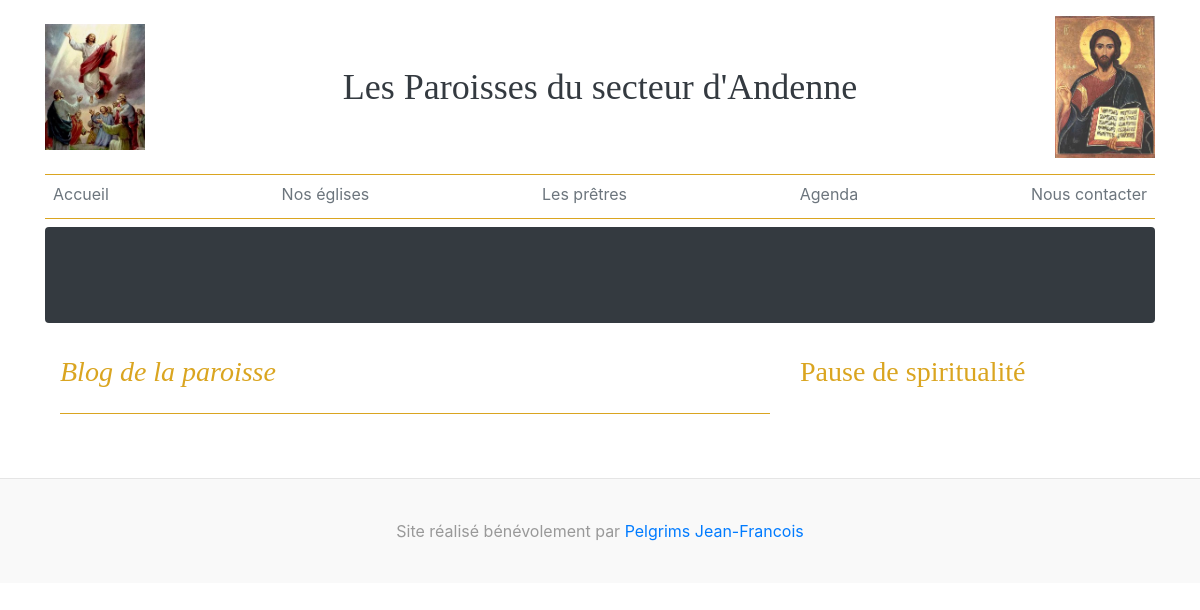
/, run on an earlier commit of the app's database.
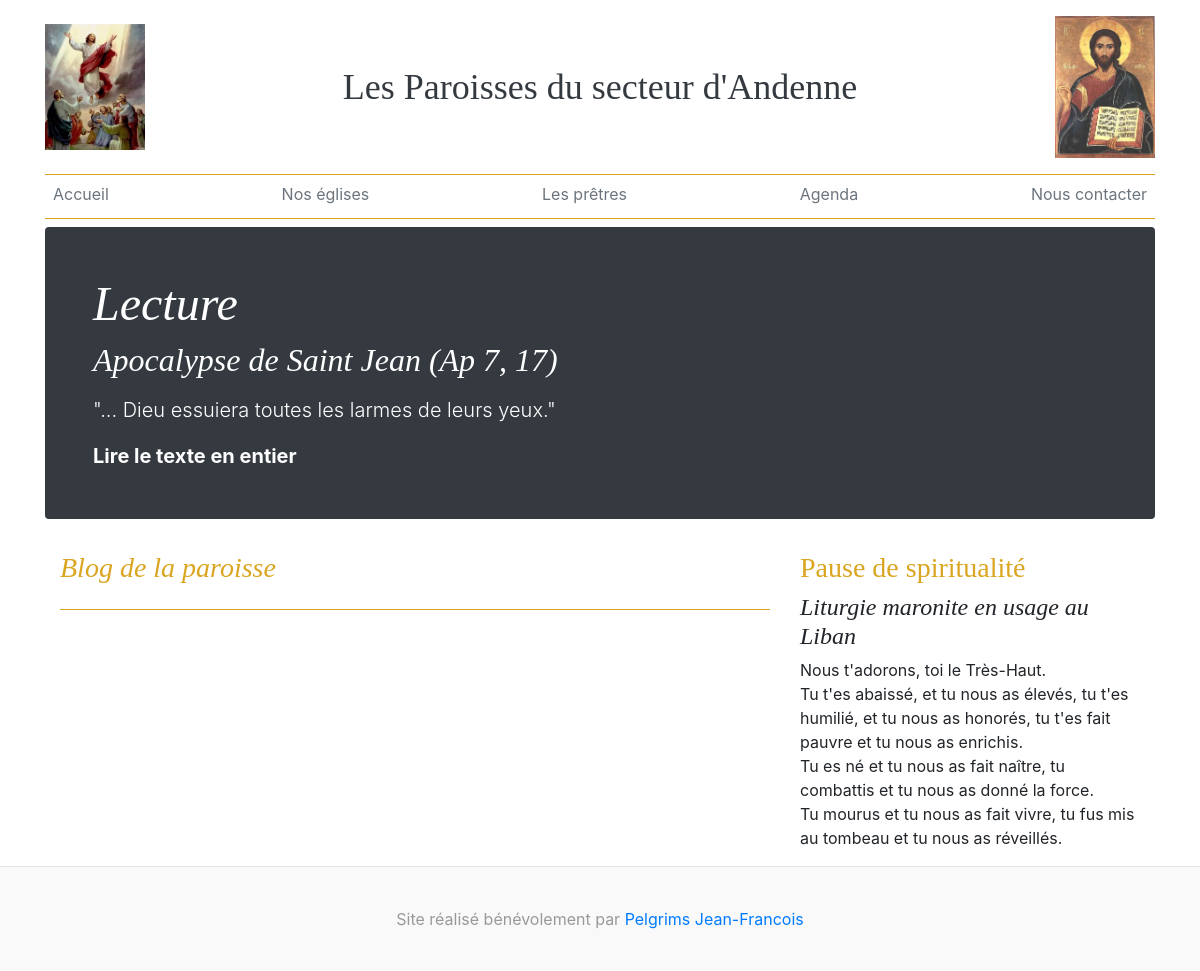
And on a later commit of the database.
### blog/models.py (models this page shows)
class Jumbotron(models.Model):
    extrait = models.CharField(max_length=255, null=False)
    texte = models.TextField(null=False)
    jumbo_url = models.CharField(null=True, max_length=1025)

class Meditation(models.Model):
    titre = models.CharField(max_length=255, null=False)
    texte = models.TextField(null=False)

### blog/views.py (the view)
# urls.py: path('', views.accueil),
def accueil(request):
    jumbotron = Jumbotron.objects.all()
    meditation = Meditation.objects.all()
    blog = Blog.objects.all().order_by('-date_article')[:5]
    context = {
        'jumbotron': jumbotron,
        'meditation': meditation,
        'blog': blog
    }
    return render(
        request,
        'index.html',
        context
    )

### templates/index.html (shortened to what this page needs)
{% extends "base.html" %}
{% block content %}
<div class="jumbotron p-4 p-md-5 rounded bg-dark text-white">
  <div class="col-md-9 px-0">
    {% for jumbo in jumbotron %}
    <h1 class="display-4 font-italic">
      Lecture
    </h1>
    <h2 class="font-italic">{{ jumbo.extrait }}</h2>
    <p class="lead my-3">
      {{ jumbo.texte }}
    </p>
    <p class="lead mb-0">
      <a href="{{ jumbo.jumbo_url }}" class=" text-white font-weight-bold" target="_blank">Lire le texte en entier</a>
    </p>
    {% endfor %}
  </div>
</div>
<main role="main" class="container">
  <div class="row">
    <div class="col-md-8 blog-main">
      <h3 class="pb-4 mb-4 font-italic border-bottom">
        Blog de la paroisse
      </h3>
    </div>
    <aside class="col-md-4 blog-sidebar">
      <h3>Pause de spiritualité</h3>
      {% for medit in meditation %}
        <h4 class="font-italic">{{ medit.titre }}</h4>
        <p class="mb-0">
          {{ medit.texte | linebreaks }}
        </p>
      {% endfor %}
    </aside>
  </div>
</main>
{% endblock %}

What changed in the data, as far as the page shows it:
added Jumbotron: extrait "Apocalypse de Saint Jean (Ap 7, 17)", texte "\"... Dieu essuiera toutes les larmes de leurs yeux.\""
added Meditation: titre "Liturgie maronite en usage au Liban", texte "Nous t'adorons, toi le Très-Haut. Tu t'es abaissé, et tu nous as élevés, tu t'es humilié, et tu nous as honorés, tu t'es fait pauvre et tu nous as enrichis. Tu es né et tu nous as fait naître, tu combattis et tu nous as donné la force. Tu mourus et tu nous as fait vivre, tu fus mis au tombeau et tu nous as réveillés."
